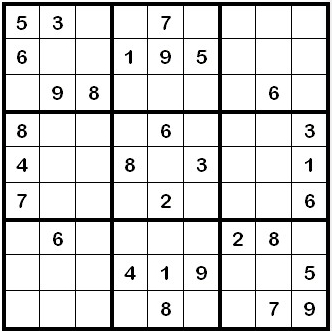
#> input picture OpenCV/img/sdoku.jpg, 332 x 331 px
$ python gradient.py   (older library calls are emulated)
#> lines starting #> are read from the running program, lines starting #| are printed output that depends on the picture
### OpenCV/default_import.py

import cv2 as cv2

def select_img(sel_num):
    return{
        0 : 'img/100.jpg',                 # 경현
        1 : 'img/images_1.jpg',            # 그라데이션 이미지
        2 : 'img/multi_light.jpg',         #
        3 : 'img/opencv_logo.jpg',
        4 : 'img/sample_img1.jpg',         # 산과 강이 있는 풍경
        5 : 'img/sample_img2.jpg',         # 수지 이미지
        6 : 'img/sdoku.jpg',                #
        7 : 'img/tile.jpg',                 # Threshold Test용 타일
        8 : 'img/girl.png',                 # 기본여자 이미지
        9 : 'img/alpha1.jpg',               # 알파벳 및 숫자 이미지
        10: 'img/Code_Sample.jpg',          # Data Matrix Code Sample
        11: 'img/DW_Fail_img.jpg',          # Vericode Fail Image
        12: 'img/TW.jpg',                   # 트와이스
        13: 'img/TW_NY.png',                # Template Image 나연
        14: 'img/TW_SN.png',                # Template Image 사나
        15: 'img/TW_JW.png',                # Template Image 정연
        18: 'img/contour18.png',            # 사각형에 안으로 파인이미지
        19: 'img/contour19.png',            # 나무잎 비슷한, 별모양 비슷
        20: 'img/convexhull.png',           # 손으로 그린 손바닥?
        21: 'img/korea.png' ,               # 대한민국 지도
        22: 'img/star.jpg',                 # 별모양
        23: 'img/Histogram23.jpg',          # 히스토그램용 풍경
        24: 'img/24.jpg',                   # 히스토그램 균일화용 풍경
        25: 'img/25.jpg',                   # 히스토그램용 조각상
        26: 'img/26.jpg',                   # 히스토그램용 풍경
        28: 'img/28_BW_girl.jpg',           # 푸리에 Test용 이미지
        30: 'img/31.jpg',                   # Template Matching용 너구리 이미지
        31: 'img/bam.png',                  # Template Image 밤
        32: 'img/sdoku_1.jpg',              # 허프변환 Test용 스도쿠 이미지
        33: 'img/33.jpg',                   # 허프변환 Test용 원찾기
        34: 'img/34.jpg',                   # Watershed용 Test이미지(동전)
        35: 'img/35.jpg',                   # GrabCut용 Test Image
        37: 'img/37_corner.png',            # Corner 검출용 Image
        38: 'img/38_butterfly.png',         # SIFT Test용 나비
        42: 'img/42_ORB.png.',              # ORB용 Image - 암호와 해킹
        43: 'img/43_ORB.png',               # ORB용 회전 Image - 암호와 해킹
        44: 'img/43_1.png',                 # 이미지매칭용 등대가 있는 마을 사진
        45: 'img/43_2.png',                 # 이미지매칭용 액자를든 소녀 사진
        100: 'img/Test_Vericode.bmp'        # Vericode 그라데이션 Test용
    }.get(sel_num,'img/girl.png')


def close_window():
    cv2.waitKey(0)
    cv2.destroyAllWindows()

### OpenCV/gradient.py
"""
    14강. 이미지 Gradient를 이용한 경계 찾기

        이미지 gradient(이미지 경사도 혹은 수학적인 용어로 이미지의 변화율)를 이용한 에지(경계선)를 찾는 방법에 대해 알아 보겠습니다.
        OpenCV는 Sobel, Scharr, Laplacian 이 세가지 타입의 Gradient  필터(High-pass filters;HPF)를 제공합니다.
            Sobel, Scharr 미분 (Sobel and Sharr Derivatives)
            Sobel 오퍼레이터는 가우스 스무딩(Gaussian Smoothing)과 미분연산을 결합한 형태의 연산을 수행함으로써 노이즈에 보다 강력한 저항성을 제공합니다.
            Sobel 오퍼레이션은 세로 방향 또는 가로 방향으로 연산 수행이 가능합니다. cv2.Sobel() 함수는 이미지에 sobel 연산을 수행하는 함수입니다.

            cv2.Sobel(src, ddepth, dx, dy, ksize)
                src: Sobel 미분을 적용할 원본 이미지
                ddepth: 결과 이미지 데이터 타입
                    CV_8U: 이미지 픽셀값을 uint8 로 설정
                    CV_16U: 이미지 픽셀값을 uint16으로 설정
                    CV_32F: 이미지 픽셀값을 float32로 설정
                    CV_64F: 이미지 픽셀값ㅇ르 float64로 설정
                    dx, dy: 각각 x방향, y방향으로 미분 차수 (eg. 1, 0 이면, x 방향으로 1차 미분 수행, y 방향으로 그대로 두라는 의미)
                    ksize: 확장 Sobel 커널의 크기. 1, 3, 5, 7 중 하나의 값으로 설정. -1로 설정되면 3x3 Soble 필터 대신 3x3 Scharr 필터를 적용하게 됨

"""

import numpy as np
import cv2 as cv2
import matplotlib.pyplot as plt
import default_import as selImg
#from default_import import select_img as selImg
#img = cv2.imread(selImg.select_img(6), cv2.IMREAD_GRAYSCALE)


def grad():
    img = cv2.imread(selImg.select_img(6), cv2.IMREAD_GRAYSCALE)
#> img: shape (331, 332); min 0, max 255, mean 217.8
    #img = cv2.imread(select_img('2'), cv2.IMREAD_GRAYSCALE)

    laplacian = cv2.Laplacian(img, cv2.CV_64F)
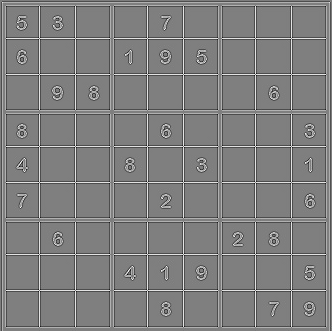
#> laplacian: shape (331, 332) float64; min -643, max 647, mean 0; drawn with min black and max white
    sobelx = cv2.Sobel(img, cv2.CV_64F, 1, 0, ksize = 3)
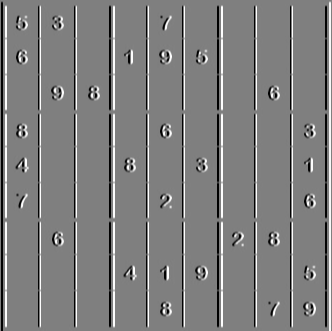
#> sobelx: shape (331, 332) float64; min -1020, max 1020, mean -0.4; drawn with min black and max white
    sobely = cv2.Sobel(img, cv2.CV_64F, 0, 1, ksize = 3)
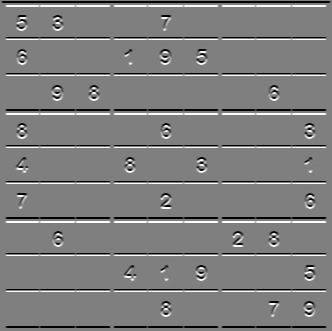
#> sobely: shape (331, 332) float64; min -1020, max 1020, mean -6.1; drawn with min black and max white

    plt.subplot(2, 2, 1), plt.imshow(img, cmap = 'gray')
    plt.title('orignal'), plt.xticks([]), plt.yticks([])

    plt.subplot(2, 2, 2), plt.imshow(laplacian, cmap = 'gray')
    plt.title('Laplacian'), plt.xticks([]), plt.yticks([])

    plt.subplot(2, 2, 3), plt.imshow(sobelx, cmap = 'gray')
    plt.title('sobel X'), plt.xticks([]), plt.yticks([])

    plt.subplot(2, 2, 4), plt.imshow(sobely, cmap = 'gray')
    plt.title('sobel Y'), plt.xticks([]), plt.yticks([])

    plt.show()
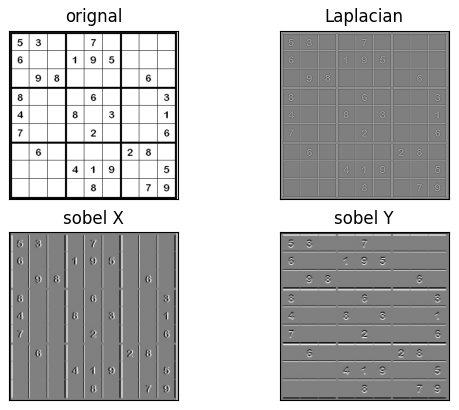
#> figure drawn by matplotlib, 4 panels

grad()
